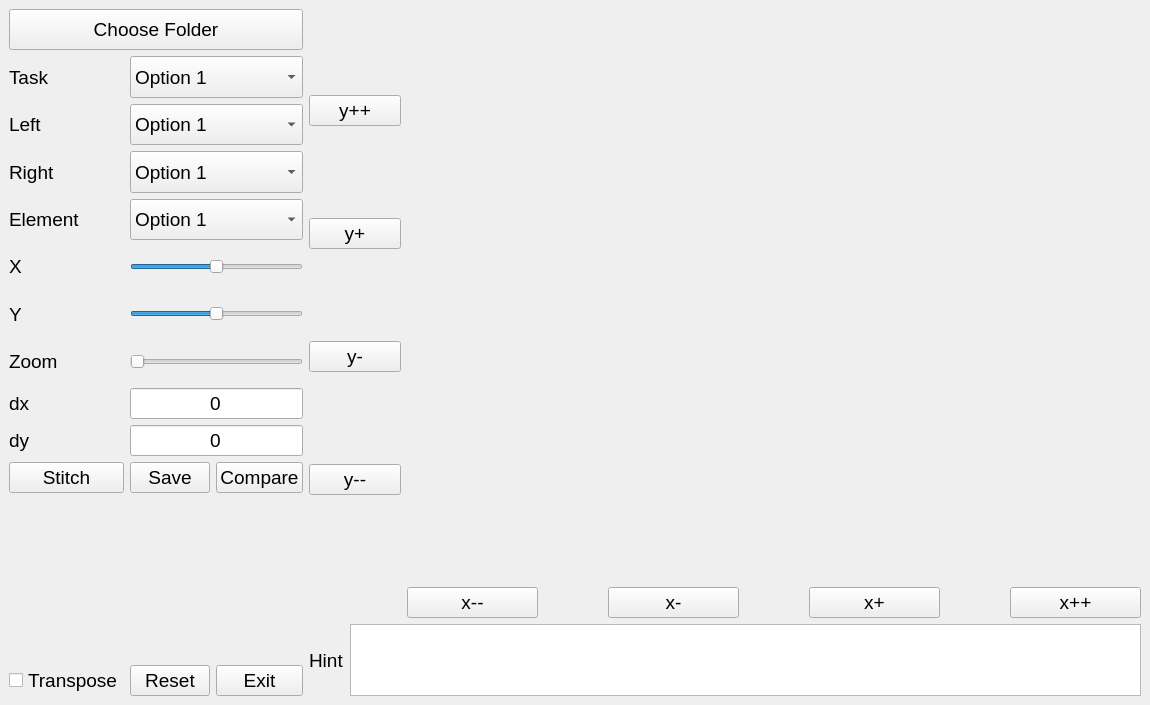
<?xml version="1.0" encoding="UTF-8"?>
<ui version="4.0">
 <class>MainWindow</class>
 <widget class="QMainWindow" name="MainWindow">
  <property name="geometry">
   <rect>
    <x>0</x>
    <y>0</y>
    <width>1150</width>
    <height>705</height>
   </rect>
  </property>
  <property name="font">
   <font>
    <pointsize>14</pointsize>
   </font>
  </property>
  <property name="windowTitle">
   <string>Element Scope</string>
  </property>
  <property name="windowIcon">
   <iconset resource="../resources/resources.qrc">
    <normaloff>:/icons/icons/main.svg</normaloff>:/icons/icons/main.svg</iconset>
  </property>
  <widget class="QWidget" name="centralwidget">
   <layout class="QGridLayout" name="gridLayout_2" rowstretch="8,1,1" columnstretch="1,1,8">
    <item row="0" column="2">
     <widget class="QWidget" name="mainwidget" native="true">
      <property name="sizePolicy">
       <sizepolicy hsizetype="Expanding" vsizetype="Expanding">
        <horstretch>0</horstretch>
        <verstretch>0</verstretch>
       </sizepolicy>
      </property>
      <property name="autoFillBackground">
       <bool>false</bool>
      </property>
     </widget>
    </item>
    <item row="1" column="2">
     <layout class="QHBoxLayout" name="horizontalLayout_controller_x">
      <property name="spacing">
       <number>70</number>
      </property>
      <item>
       <widget class="QPushButton" name="pushButton_x_mm">
        <property name="text">
         <string>x--</string>
        </property>
       </widget>
      </item>
      <item>
       <widget class="QPushButton" name="pushButton_x_m">
        <property name="text">
         <string>x-</string>
        </property>
       </widget>
      </item>
      <item>
       <widget class="QPushButton" name="pushButton_x_p">
        <property name="text">
         <string>x+</string>
        </property>
       </widget>
      </item>
      <item>
       <widget class="QPushButton" name="pushButton_x_pp">
        <property name="text">
         <string>x++</string>
        </property>
       </widget>
      </item>
     </layout>
    </item>
    <item row="0" column="1">
     <layout class="QVBoxLayout" name="verticalLayout_controller_y">
      <item>
       <widget class="QPushButton" name="pushButton_y_pp">
        <property name="text">
         <string>y++</string>
        </property>
       </widget>
      </item>
      <item>
       <widget class="QPushButton" name="pushButton_y_p">
        <property name="text">
         <string>y+</string>
        </property>
       </widget>
      </item>
      <item>
       <widget class="QPushButton" name="pushButton_y_m">
        <property name="text">
         <string>y-</string>
        </property>
       </widget>
      </item>
      <item>
       <widget class="QPushButton" name="pushButton_y_mm">
        <property name="text">
         <string>y--</string>
        </property>
       </widget>
      </item>
     </layout>
    </item>
    <item row="2" column="1" colspan="2">
     <layout class="QHBoxLayout" name="horizontalLayout_hint_panel">
      <item>
       <widget class="QLabel" name="label_hint">
        <property name="text">
         <string>Hint</string>
        </property>
       </widget>
      </item>
      <item>
       <widget class="QTextBrowser" name="textBrowser_hint"/>
      </item>
     </layout>
    </item>
    <item row="0" column="0" rowspan="3">
     <layout class="QGridLayout" name="gridLayout" rowstretch="1,1,1,1,1,1,1,1,1,1,1,4,1" columnstretch="1,1,1">
      <item row="9" column="0">
       <widget class="QLabel" name="label_dy">
        <property name="text">
         <string>dy</string>
        </property>
       </widget>
      </item>
      <item row="3" column="1" colspan="2">
       <widget class="QComboBox" name="comboBox_right">
        <property name="sizePolicy">
         <sizepolicy hsizetype="Preferred" vsizetype="Preferred">
          <horstretch>0</horstretch>
          <verstretch>0</verstretch>
         </sizepolicy>
        </property>
        <item>
         <property name="text">
          <string>Option 1</string>
         </property>
        </item>
        <item>
         <property name="text">
          <string>Option 2</string>
         </property>
        </item>
        <item>
         <property name="text">
          <string>Option 3</string>
         </property>
        </item>
       </widget>
      </item>
      <item row="1" column="0">
       <widget class="QLabel" name="label_task">
        <property name="text">
         <string>Task</string>
        </property>
       </widget>
      </item>
      <item row="4" column="1" colspan="2">
       <widget class="QComboBox" name="comboBox_element">
        <property name="sizePolicy">
         <sizepolicy hsizetype="Preferred" vsizetype="Preferred">
          <horstretch>0</horstretch>
          <verstretch>0</verstretch>
         </sizepolicy>
        </property>
        <item>
         <property name="text">
          <string>Option 1</string>
         </property>
        </item>
        <item>
         <property name="text">
          <string>Option 2</string>
         </property>
        </item>
        <item>
         <property name="text">
          <string>Option 3</string>
         </property>
        </item>
       </widget>
      </item>
      <item row="8" column="1" colspan="2">
       <widget class="QLineEdit" name="lineEdit_dx">
        <property name="text">
         <string>0</string>
        </property>
        <property name="alignment">
         <set>Qt::AlignCenter</set>
        </property>
       </widget>
      </item>
      <item row="12" column="2">
       <widget class="QPushButton" name="pushButton_exit">
        <property name="text">
         <string>Exit</string>
        </property>
       </widget>
      </item>
      <item row="5" column="1" colspan="2">
       <widget class="QSlider" name="horizontalSlider_x">
        <property name="sizePolicy">
         <sizepolicy hsizetype="Expanding" vsizetype="Preferred">
          <horstretch>0</horstretch>
          <verstretch>0</verstretch>
         </sizepolicy>
        </property>
        <property name="maximum">
         <number>100</number>
        </property>
        <property name="value">
         <number>50</number>
        </property>
        <property name="orientation">
         <enum>Qt::Horizontal</enum>
        </property>
       </widget>
      </item>
      <item row="0" column="0" colspan="3">
       <widget class="QPushButton" name="pushButton_choose_folder">
        <property name="sizePolicy">
         <sizepolicy hsizetype="Preferred" vsizetype="Preferred">
          <horstretch>0</horstretch>
          <verstretch>0</verstretch>
         </sizepolicy>
        </property>
        <property name="text">
         <string>Choose Folder</string>
        </property>
       </widget>
      </item>
      <item row="10" column="0">
       <widget class="QPushButton" name="pushButton_stitch">
        <property name="text">
         <string>Stitch</string>
        </property>
       </widget>
      </item>
      <item row="2" column="0">
       <widget class="QLabel" name="label_left">
        <property name="text">
         <string>Left</string>
        </property>
       </widget>
      </item>
      <item row="11" column="1">
       <spacer name="verticalSpacer">
        <property name="orientation">
         <enum>Qt::Vertical</enum>
        </property>
        <property name="sizeHint" stdset="0">
         <size>
          <width>20</width>
          <height>40</height>
         </size>
        </property>
       </spacer>
      </item>
      <item row="12" column="1">
       <widget class="QPushButton" name="pushButton_reset">
        <property name="text">
         <string>Reset</string>
        </property>
       </widget>
      </item>
      <item row="12" column="0">
       <widget class="QCheckBox" name="checkBox_transpose">
        <property name="text">
         <string>Transpose</string>
        </property>
       </widget>
      </item>
      <item row="4" column="0">
       <widget class="QLabel" name="label_element">
        <property name="text">
         <string>Element</string>
        </property>
       </widget>
      </item>
      <item row="10" column="2">
       <widget class="QPushButton" name="pushButton_compare">
        <property name="text">
         <string>Compare</string>
        </property>
       </widget>
      </item>
      <item row="10" column="1">
       <widget class="QPushButton" name="pushButton_save">
        <property name="text">
         <string>Save</string>
        </property>
       </widget>
      </item>
      <item row="6" column="0">
       <widget class="QLabel" name="label_y_slider">
        <property name="text">
         <string>Y</string>
        </property>
       </widget>
      </item>
      <item row="9" column="1" colspan="2">
       <widget class="QLineEdit" name="lineEdit_dy">
        <property name="text">
         <string>0</string>
        </property>
        <property name="alignment">
         <set>Qt::AlignCenter</set>
        </property>
       </widget>
      </item>
      <item row="5" column="0">
       <widget class="QLabel" name="label_x_slider">
        <property name="text">
         <string>X</string>
        </property>
       </widget>
      </item>
      <item row="3" column="0">
       <widget class="QLabel" name="label_right">
        <property name="text">
         <string>Right</string>
        </property>
       </widget>
      </item>
      <item row="8" column="0">
       <widget class="QLabel" name="label_dx">
        <property name="sizePolicy">
         <sizepolicy hsizetype="Preferred" vsizetype="Preferred">
          <horstretch>0</horstretch>
          <verstretch>0</verstretch>
         </sizepolicy>
        </property>
        <property name="text">
         <string>dx</string>
        </property>
       </widget>
      </item>
      <item row="6" column="1" colspan="2">
       <widget class="QSlider" name="horizontalSlider_y">
        <property name="sizePolicy">
         <sizepolicy hsizetype="Expanding" vsizetype="Preferred">
          <horstretch>0</horstretch>
          <verstretch>0</verstretch>
         </sizepolicy>
        </property>
        <property name="maximum">
         <number>100</number>
        </property>
        <property name="value">
         <number>50</number>
        </property>
        <property name="orientation">
         <enum>Qt::Horizontal</enum>
        </property>
       </widget>
      </item>
      <item row="1" column="1" colspan="2">
       <widget class="QComboBox" name="comboBox_task">
        <property name="sizePolicy">
         <sizepolicy hsizetype="Preferred" vsizetype="Preferred">
          <horstretch>0</horstretch>
          <verstretch>0</verstretch>
         </sizepolicy>
        </property>
        <item>
         <property name="text">
          <string>Option 1</string>
         </property>
        </item>
        <item>
         <property name="text">
          <string>Option 2</string>
         </property>
        </item>
        <item>
         <property name="text">
          <string>Option 3</string>
         </property>
        </item>
       </widget>
      </item>
      <item row="2" column="1" colspan="2">
       <widget class="QComboBox" name="comboBox_left">
        <property name="sizePolicy">
         <sizepolicy hsizetype="Preferred" vsizetype="Preferred">
          <horstretch>0</horstretch>
          <verstretch>0</verstretch>
         </sizepolicy>
        </property>
        <item>
         <property name="text">
          <string>Option 1</string>
         </property>
        </item>
        <item>
         <property name="text">
          <string>Option 2</string>
         </property>
        </item>
        <item>
         <property name="text">
          <string>Option 3</string>
         </property>
        </item>
       </widget>
      </item>
      <item row="7" column="0">
       <widget class="QLabel" name="label_zoom_slider">
        <property name="text">
         <string>Zoom</string>
        </property>
       </widget>
      </item>
      <item row="7" column="1" colspan="2">
       <widget class="QSlider" name="horizontalSlider_zoom">
        <property name="sizePolicy">
         <sizepolicy hsizetype="Expanding" vsizetype="Preferred">
          <horstretch>0</horstretch>
          <verstretch>0</verstretch>
         </sizepolicy>
        </property>
        <property name="orientation">
         <enum>Qt::Horizontal</enum>
        </property>
       </widget>
      </item>
     </layout>
    </item>
   </layout>
  </widget>
 </widget>
 <resources>
  <include location="../resources/resources.qrc"/>
 </resources>
 <connections/>
</ui>
